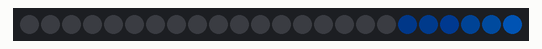
A program run on a simulated Raspberry Pi (BCM pin numbers). Shown: 24 RGB LEDs in strip order, left to right. Dim RGB values are drawn brighter than linear.

Above: at 3.08 s.
At 3.69 s:
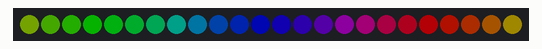
At 4.62 s:
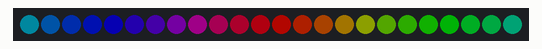
At 5.23 s:
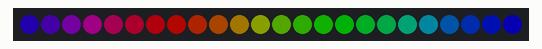
At 6.16 s:
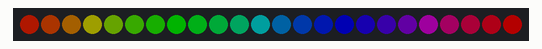
At 8.62 s:
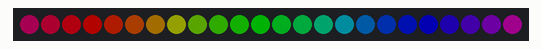

The program:

example.py
```python
# Raspberry Pi Python example using rpi_ws281x to drive the 24-LED ring on GPIO18, including comet and rainbow animations and a wheel color helper.
#
# Buy this module: https://shillehtek.com/products/ws2812-led-ring-90mm-arduino-raspberry-pi-esp32
# Full manual: https://shillehtek.com/blogs/shillehtek-product-manuals/ws2812-led-ring-90mm-arduino-raspberry-pi-esp32-manual
# More examples: https://github.com/shillehbean/shillehtek-examples
#

#!/usr/bin/env python3
# WS2812 24-LED Ring - Raspberry Pi Example (rpi_ws281x)
# DI->GPIO18 (pin 12) via 330 ohm; run with: sudo python3 ring24_rpi.py
# Install: sudo pip3 install rpi_ws281x  (and disable onboard audio)

import time
from rpi_ws281x import PixelStrip, Color

NUM = 24
strip = PixelStrip(NUM, 18, brightness=60)   # GPIO 18, brightness 0-255
strip.begin()

def comet(color, loops=3):
    for t in range(loops * NUM):
        for i in range(NUM):
            strip.setPixelColor(i, 0)
        for tail in range(6):
            i = (t - tail) % NUM
            fade = 255 // (tail + 1)
            r = ((color >> 16) & 0xFF) * fade // 255
            g = ((color >> 8) & 0xFF) * fade // 255
            b = (color & 0xFF) * fade // 255
            strip.setPixelColor(i, Color(r, g, b))
        strip.show()
        time.sleep(0.04)

def wheel(pos):
    pos %= 256
    if pos < 85:  return Color(255 - pos * 3, pos * 3, 0)
    if pos < 170: pos -= 85; return Color(0, 255 - pos * 3, pos * 3)
    pos -= 170;   return Color(pos * 3, 0, 255 - pos * 3)

def rainbow(loops=2):
    for j in range(256 * loops):
        for i in range(NUM):
            strip.setPixelColor(i, wheel(i * 256 // NUM + j))
        strip.show()
        time.sleep(0.01)

try:
    while True:
        comet(0x0078FF)
        rainbow()
except KeyboardInterrupt:
    for i in range(NUM):
        strip.setPixelColor(i, 0)
    strip.show()
    print("Stopped by user")
```

Measured:
- by itself, everything shown: repeats every 8.8 s, in 91 steps
